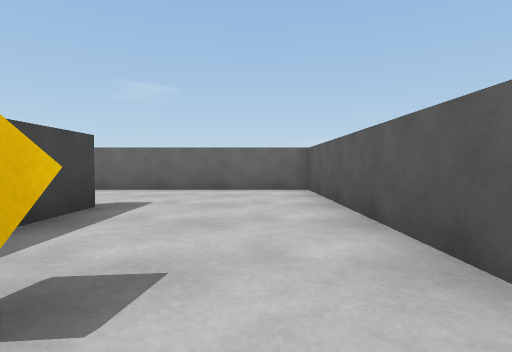
view 1 (above)

23 first-person views from a walk through a scene from a Unity 3-D project. The camera is 0.58 m above the floor, tilts 2° down and sees 80° across. The floor is counted in squares, 1 m on a side. Each view is taken from the middle of a square. On the plan, view 1 faces up. The plan holds only what a view shows up to about 9 squares ahead; the rest is blank. The player is left out.

view 2
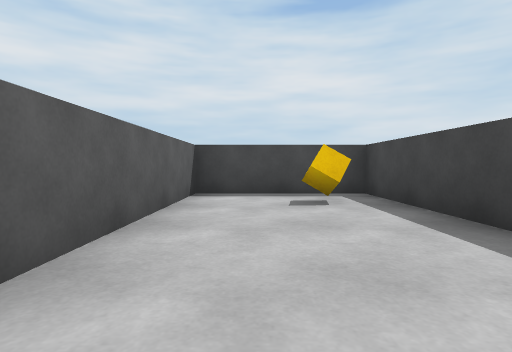

view 3
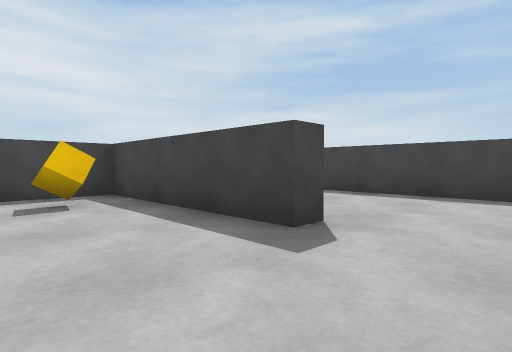

view 4
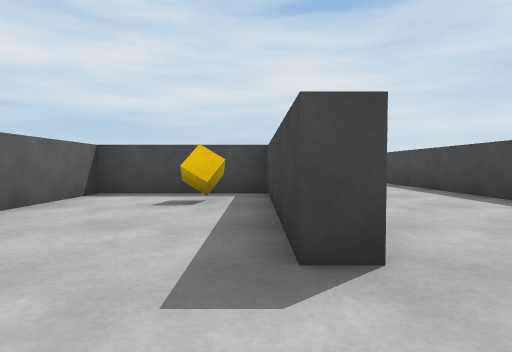

view 5
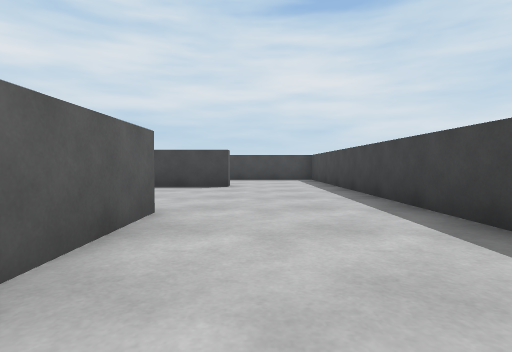

view 6
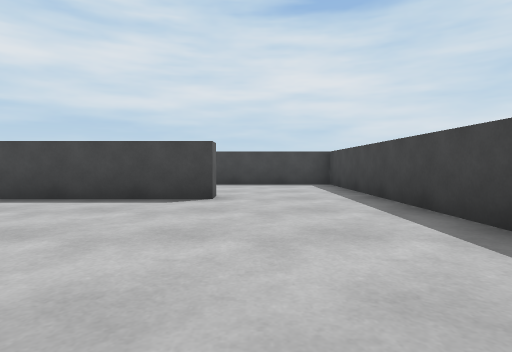

view 7
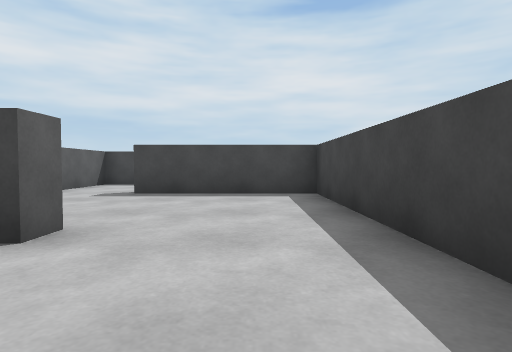

view 8
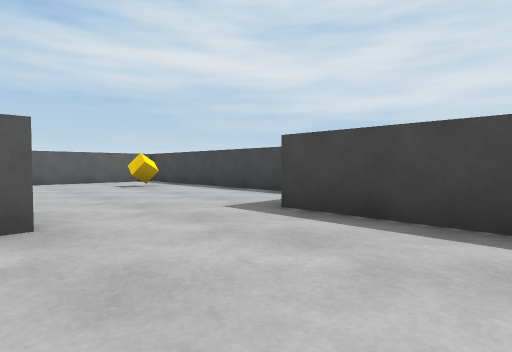

view 9
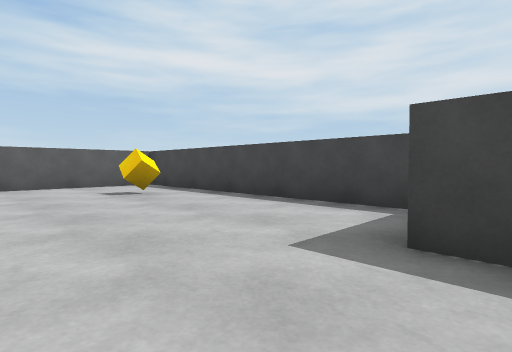

view 10
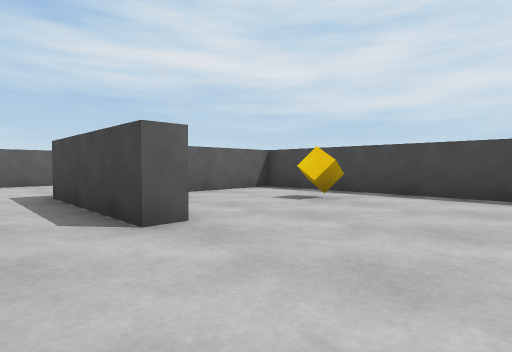

view 11
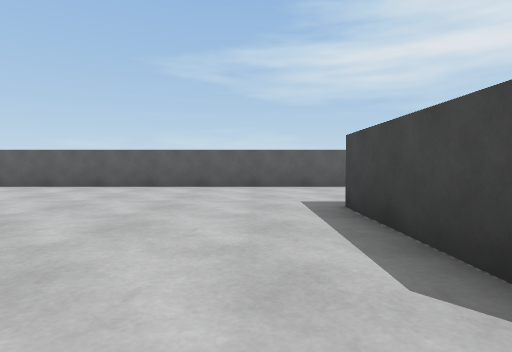

view 12
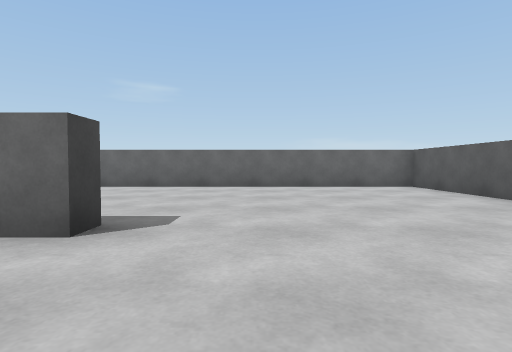

view 13
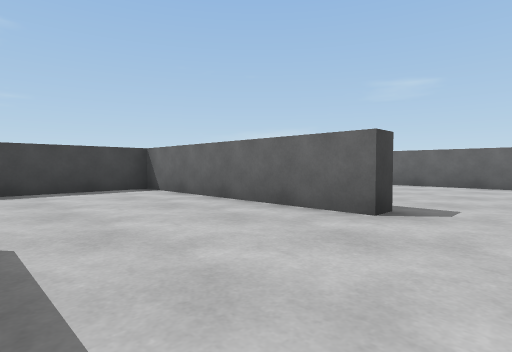

view 14
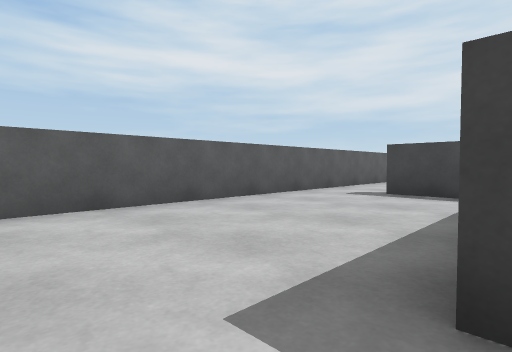

view 15
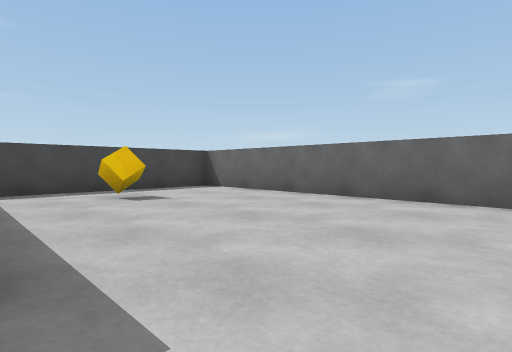

view 16
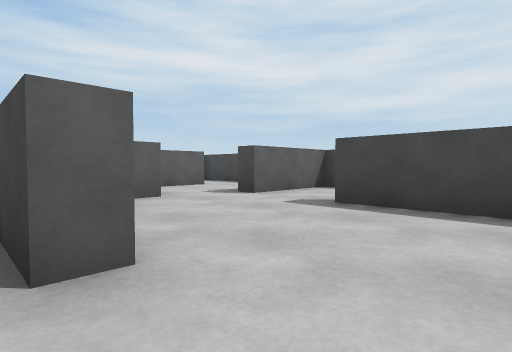

view 17
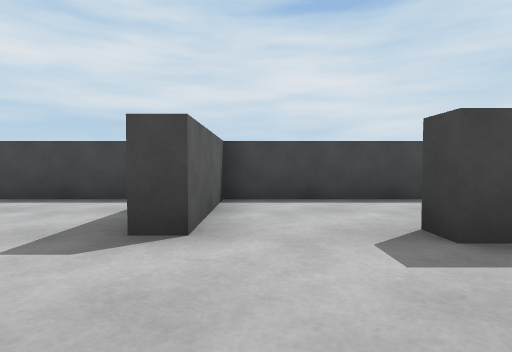

view 18
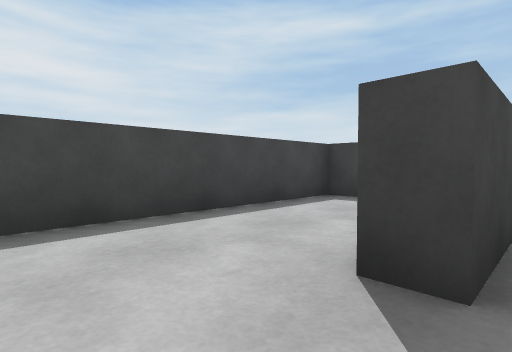

view 19
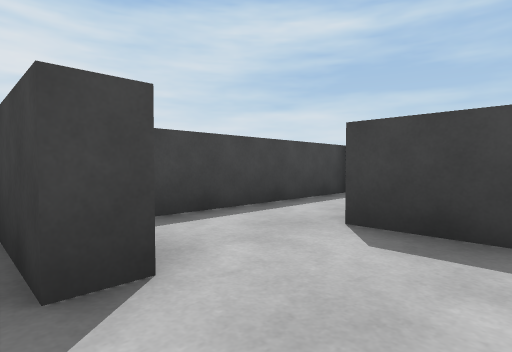

view 20
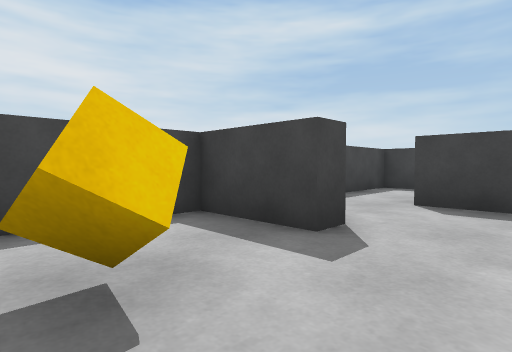

view 21
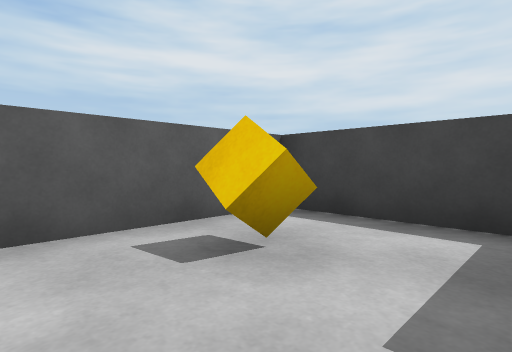

view 22
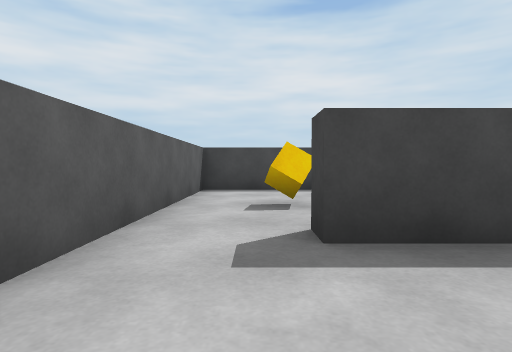

view 23
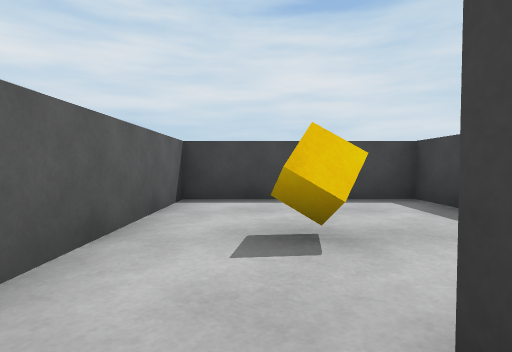

### Floor plan
Ten units are one square. View 1 is at (0, 0); x grows to the right and y downward. Boxes are objects, and circles mark ways between rooms. Rooms are numbered by the first view taken in them; rooms with no view inside come last. Other rooms are left out.
<svg viewBox="-68 -78 205 205">
<path fill="none" stroke="#000" d="M-29 -43 -23 -43 -23 2 12 2 12 -73 -39 -73M57 29 57 23 92 23M75 -20 75 -14 18 -14 18 14M-28 8 -28 -16M14 73 87 73 87 36M2 78 2 72M-33 59 -33 53 8 53M100 73 115 73 115 78M-4 105 -4 95 1 95M-63 -55 -63 93 -25 93 -25 98M132 84 132 -73 18 -73 18 -26M57 105 57 122 88 122M87 112 87 91M92 111 92 122 132 122 132 84M32 91 32 105M51 105 57 105M25 122 44 122M27 100 27 90M1 115 1 122 25 122"/>
<rect x="-15" y="-15" width="10" height="10" fill="#bbb"><title>cube</title></rect>
<rect x="35" y="-45" width="10" height="10" fill="#bbb"><title>cube</title></rect>
<rect x="55" y="55" width="10" height="10" fill="#bbb"><title>cube</title></rect>
<rect x="65" y="95" width="10" height="10" fill="#bbb"><title>cube</title></rect>
<rect x="105" y="85" width="10" height="10" fill="#bbb"><title>cube</title></rect>
<circle cx="-30" cy="-55" r="3" fill="#2a7"/>
<circle cx="120" cy="80" r="3" fill="#2a7"/>
<circle cx="0" cy="90" r="3" fill="#2a7"/>
<circle cx="50" cy="95" r="3" fill="#2a7"/>
<circle cx="30" cy="115" r="3" fill="#2a7"/>
<circle cx="15" cy="100" r="3" fill="#2a7"/>
<text x="-10" y="-30">1</text>
<text x="30" y="10">2</text>
<text x="70" y="100">3</text>
<text x="110" y="100">4</text>
<text x="40" y="100">5</text>
<text x="10" y="90">6</text>
<text x="10" y="110">7</text>
</svg>
Room 1 opens to room 2. Room 2 opens to room 4. Room 2 opens to room 6. Room 3 opens to room 5. Room 5 opens to room 7. Room 6 opens to room 7.

Where each view was taken, in squares from view 1:
view 1: 0 up, 0 right, facing up
view 2: 6 up, 0 right, facing down
view 3: 6 up, 0 right, facing down-left
view 4: 6 up, 2 left, facing down
view 5: 3 up, 4 left, facing down
view 6: 0 up, 4 left, facing down
view 7: 3 down, 5 left, facing down
view 8: 2 down, 2 left, facing down-right
view 9: 3 down, 0 right, facing down-right
view 10: 1 down, 3 right, facing down-right
view 11: 1 down, 5 right, facing right
view 12: 1 down, 9 right, facing up
view 13: 2 down, 9 right, facing up-left
view 14: 1 down, 9 right, facing down-right
view 15: 2 up, 9 right, facing up-left
view 16: 5 down, 5 left, facing down-right
view 17: 7 down, 1 left, facing down
view 18: 9 down, 1 left, facing down-left
view 19: 9 down, 6 right, facing down-left
view 20: 9 down, 8 right, facing down-left
view 21: 9 down, 6 right, facing down-right
view 22: 5 down, 12 right, facing down
view 23: 7 down, 12 right, facing down
